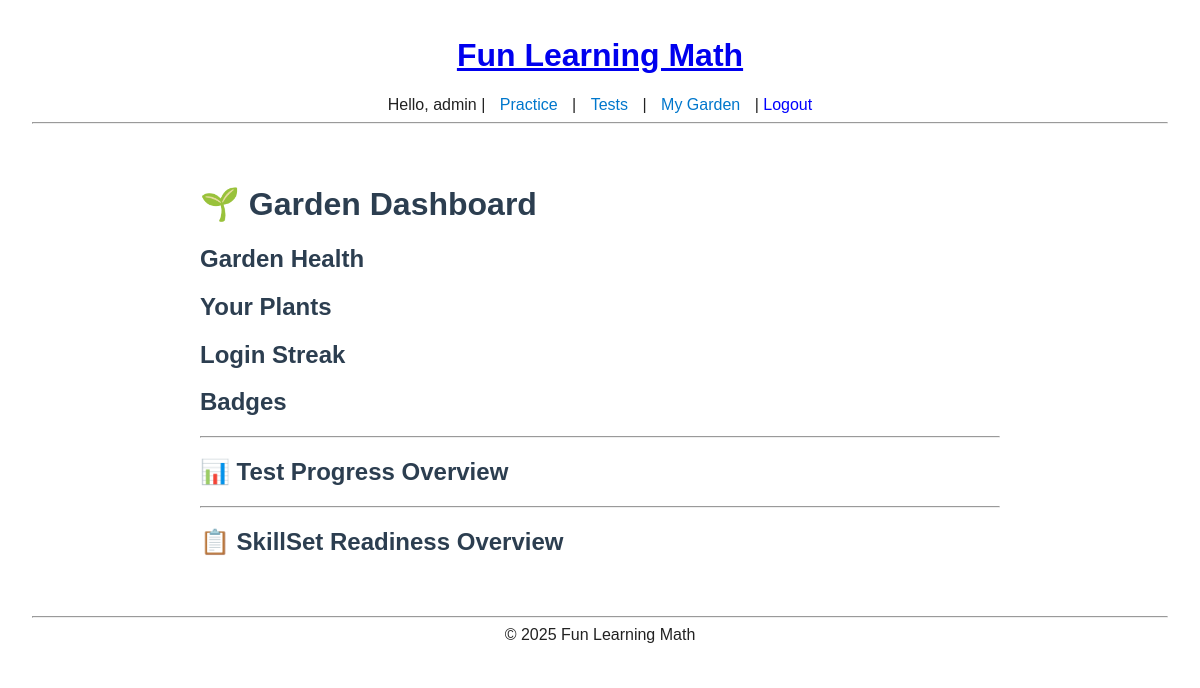
The page /gamification/page/ (signed in) on the database as committed earlier.
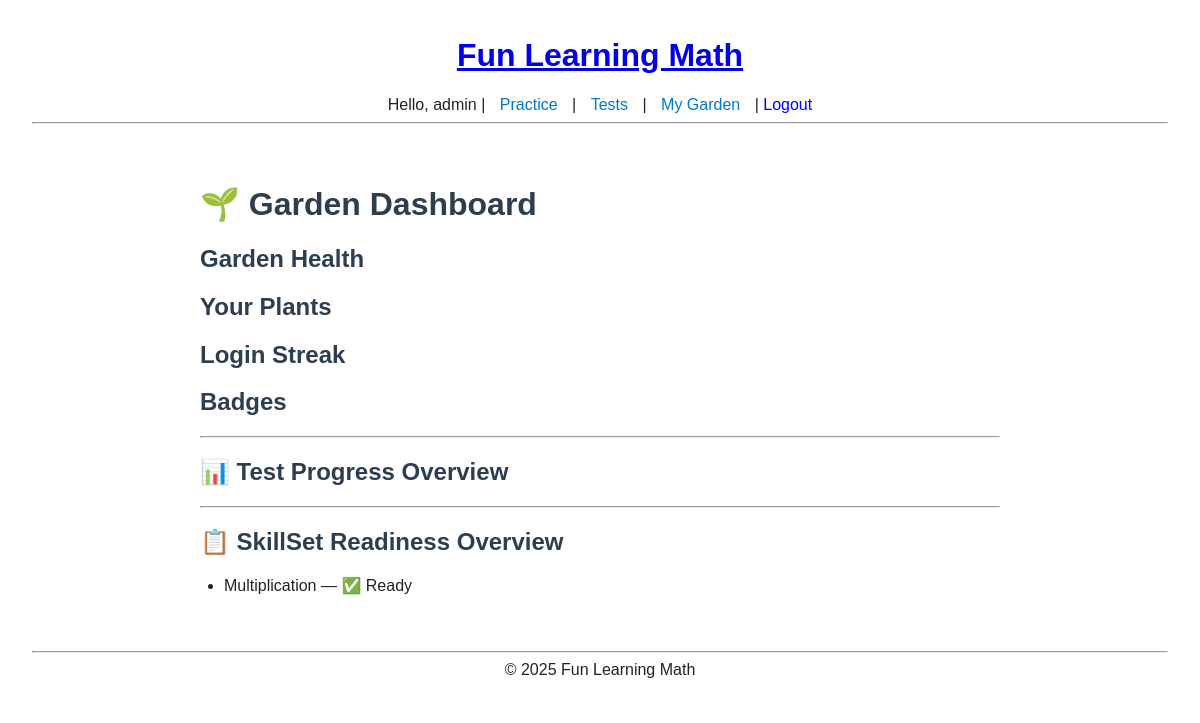
The same page on the database as committed later.
### practice/models.py (models this page shows, shortened)
class SkillSet(models.Model):
    title = models.CharField(max_length=100)
    description = models.TextField(blank=True)
    related_standards = models.ManyToManyField(Standard, blank=True)

### gamification/views.py (the view)
# urls.py: path("page/", views.dashboard_page, name="gamification-page"),
@login_required(login_url='/login/')
def dashboard_page(request):
    user = request.user
    tests = Test.objects.all()
    test_progress = []
    for test in tests:
        progress = TestProgressSerializer(test, context={"request": request}).data
        progress["readiness"] = evaluate_test_readiness(user, test)  # ✅ add readiness status
        test_progress.append(progress)
    skillsets = SkillSet.objects.all()
    skillset_status = [
        {
            "id": s.id,
            "title": s.title,
            "readiness": evaluate_skillset_readiness(user, s)
        }
        for s in skillsets
    ]
    return render(request, "gamification/dashboard.html", {
        "test_progress": test_progress,
        "skillset_status": skillset_status
    })

### practice/utils.py (called while the page is built)
def evaluate_skillset_readiness(user, skillset):
    attempts = Attempt.objects.filter(user=user, question__skill_set=skillset)
    question_ids = attempts.values_list("question_id", flat=True).distinct()
    total_questions = question_ids.count()
    correct_attempts = attempts.filter(is_correct=True).count()
    total_attempts = attempts.count()
    avg_attempts_per_question = total_attempts / total_questions if total_questions else 0
    accuracy = correct_attempts / total_attempts if total_attempts else 0
    if avg_attempts_per_question > 2 or accuracy < 0.7:
        return "needs_review"
    return "ready"

### gamification/templates/gamification/dashboard.html (shortened to what this page needs)
{% extends "base.html" %}
{% block content %}
<h1>🌱 Garden Dashboard</h1>
<h2>Garden Health</h2>
<h2>Your Plants</h2>
<h2>Login Streak</h2>
<h2>Badges</h2>
<hr>
<h2>📊 Test Progress Overview</h2>
<hr>
<h2>📋 SkillSet Readiness Overview</h2>
<ul>
  {% for s in skillset_status %}
    <li>
      {{ s.title }} —
      {% if s.readiness == "ready" %}
        ✅ Ready
      {% else %}
        ⚠️ Needs Review
      {% endif %}
    </li>
  {% endfor %}
</ul>
{% endblock %}

Rows that differ between the two databases and show on the page:
added SkillSet: title "Multiplication"
Other text that changed with them:
new list line: "— ✅ Ready"
